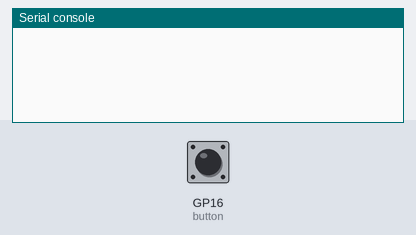
Simulated run of this program. Board: Raspberry Pi Pico running MicroPython. Shown: the last lines printed to the serial console. The inputs (shaded band) are chosen by the test bench; at power-on: GP16 (button) HIGH.

Above: at 1.2 s.
1.3 s: GP16 (button) pulled LOW for 0.15 s
At 1.45 s:
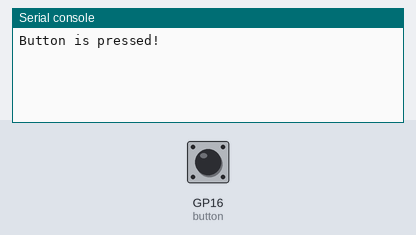
At 2.5 s:
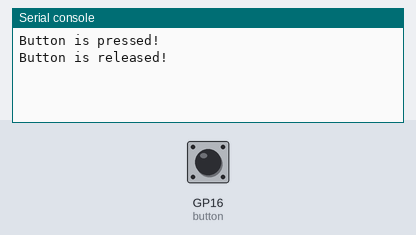

The program:

step-picozero-05.py
```python
# 配線方法
# [GPIO 16] --- [ボタン] --- [GND]

from picozero import Button
from time import sleep

button = Button(16, pull_up=True)  # 内部プルアップ抵抗を有効化

# ボタンが押されたときに呼び出される関数
def button_pressed():
    print("Button is pressed!")

# ボタンが話されたときに呼び出される関数
def button_released():
    print("Button is released!")

# 割り込みの設定
button.when_pressed = button_pressed
button.when_released = button_released

# メインループ（割り込みを待機）
while True:
    sleep(0.1)  # 必要に応じて他のタスクを実行
```

Measured:
- after the input at 1.3 s, the serial console: prints a new line at once (image 1)
